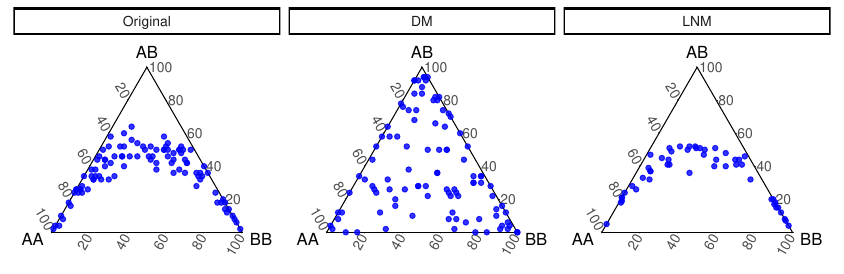

The script that saved this image:
library(coda.count)
library(coda.base)
library(dplyr)
library(ggtern)
library(bayesm)
library(latex2exp)
library(HardyWeinberg)
library(dirmult)
library(randtoolbox)

source('ex02_scenarios.R')

N = 1000
n = 50
s = 1

set.seed(1)
generator = params[[s]]
p = generator(N)
H = coordinates(t(sapply(p, function(p_) c('AA' = p_^2, 'AB' = 2*p_*(1-p_),  'BB' = (1-p_)^2))))
d = ncol(H)

XZ = HWData(N, n, p = p)

X.orig = as.data.frame(XZ[1:100,])
fit.dm = dirmult(XZ, trace = FALSE)
fit.lrnm_hermite = fit_lrnm(XZ, probs = TRUE, method = 'hermite')

alpha = fit.dm$gamma
X.dm = as.data.frame(t(replicate(100, rmultinom(1, 50, bayesm::rdirichlet(alpha)), simplify = TRUE)))
names(X.dm) = names(X.orig)

load(sprintf('datasets/replacement-N_%05d-n_%05d-s_%05d-seed_%05d-method_nm-maximum3.RData', N, n, s, seed))
mu = fit.lrnm_hermite$mu
sigma = sqrt(diag(fit.lrnm_hermite$sigma))
omega = cov2cor(fit.lrnm_hermite$sigma)[1,2]
X.nm = as.data.frame(rlrnm(50, 100, mu = fit.lrnm_hermite$mu, sigma = fit.lrnm_hermite$sigma))
names(X.nm) = names(X.orig)

L = list('Original' = X.orig,
         'DM' = X.dm,
         'LNM' = X.nm)

df = bind_rows(L, .id='Method')
df$Method = factor(df$Method, 
                   level = c('Original', 'DM', 'LNM'))

g = ggtern() + 
  geom_mask() +
  geom_point(data=df, aes(x = AA, y = AB, z = BB), color = 'blue', alpha=0.8) +
  facet_wrap(~Method, nrow=1) + #, labeller = label_parsed) +
  theme_classic()

ggsave(g, filename = 'ex02-ternary_sample_comparison.pdf', width = 8.44, height = 2.74)
